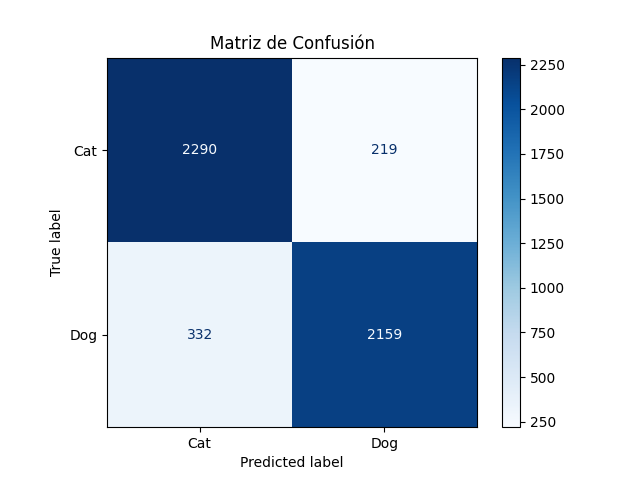

Python code for this plot:
import torch
import matplotlib.pyplot as plt
from sklearn.metrics import confusion_matrix, ConfusionMatrixDisplay

def generar_matriz_confusion(model, test_loader, classes, device):
    model.eval()
    all_labels = []
    all_preds = []

    with torch.no_grad():
        for images, labels in test_loader:
            images, labels = images.to(device), labels.to(device)

            outputs = model(images)
            _, preds = torch.max(outputs, 1)

            all_labels.extend(labels.cpu().numpy())
            all_preds.extend(preds.cpu().numpy())

    # Crear matriz de confusión
    cm = confusion_matrix(all_labels, all_preds)
    disp = ConfusionMatrixDisplay(confusion_matrix=cm,
                                  display_labels=classes)

    plt.figure(figsize=(6, 6))
    disp.plot(cmap="Blues", values_format="d")
    plt.title("Matriz de Confusión")
    plt.show()
